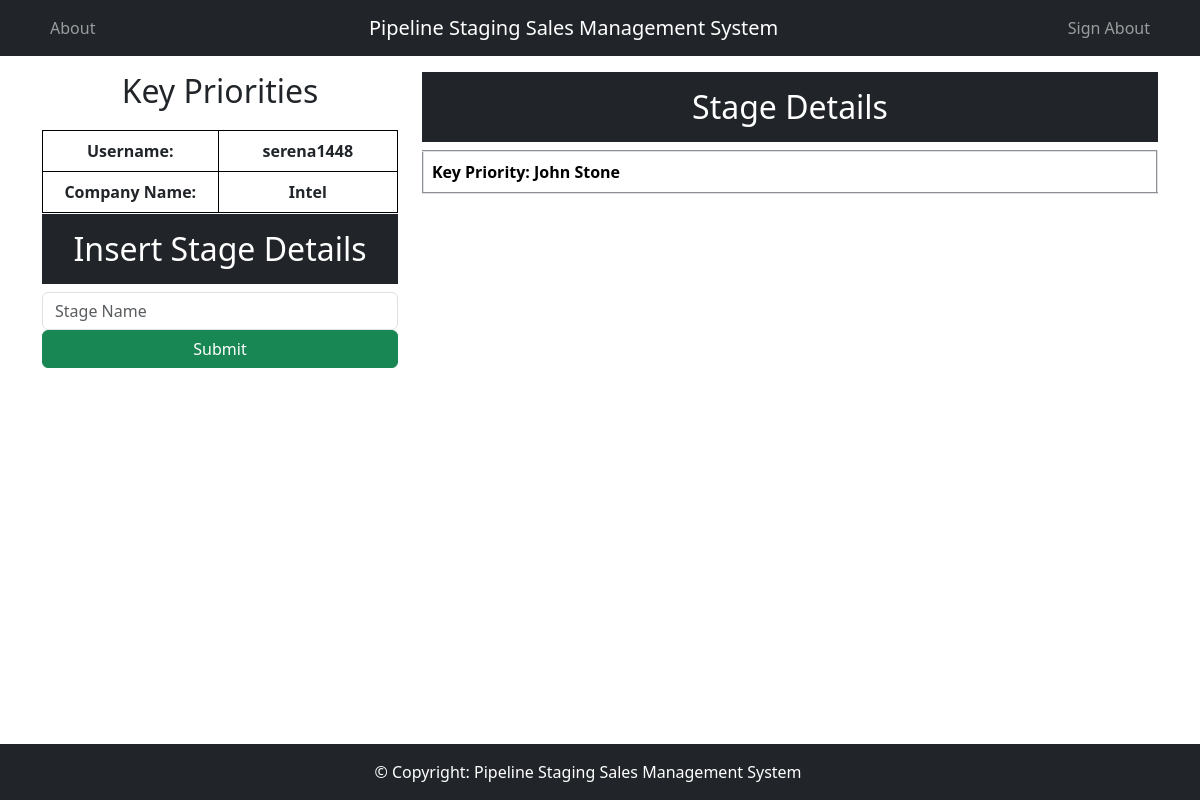
The page /SalesManagementSystemApp/KeyPriorities/CustService/serena1448/Intel/ on the database as committed earlier.
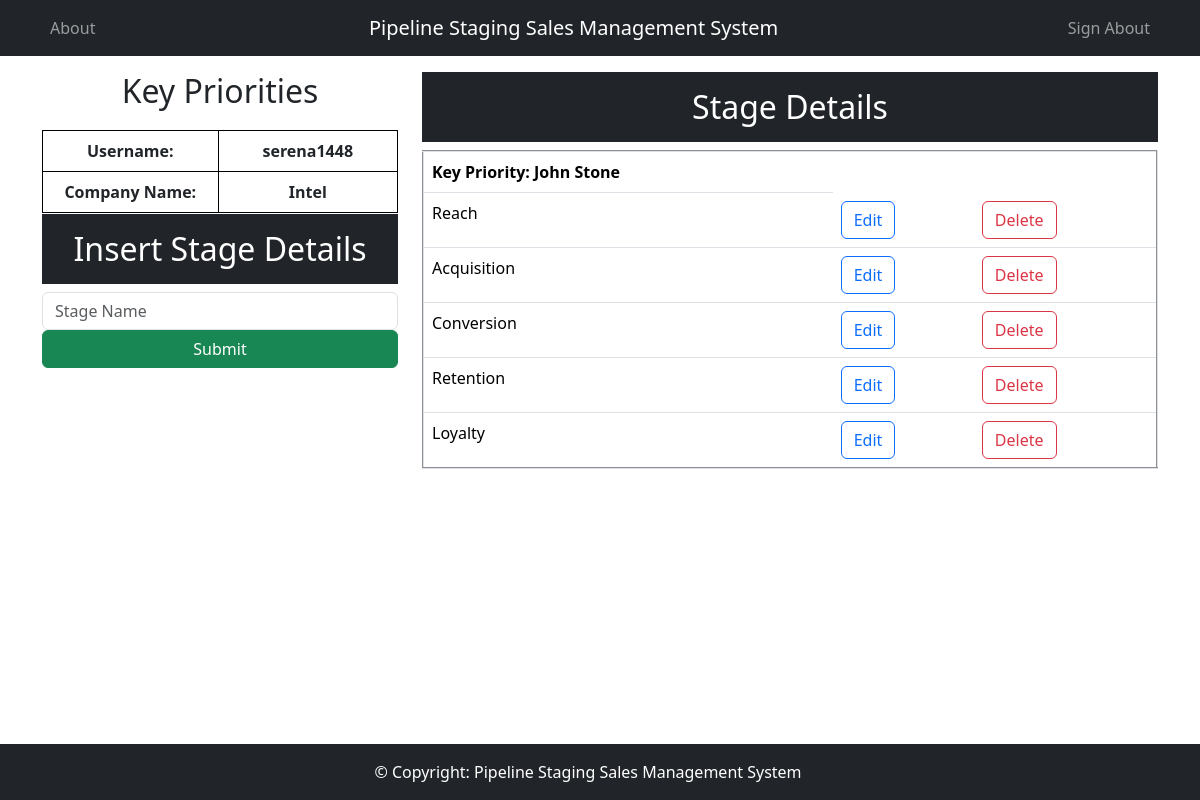
The same page on the database as committed later.
### SalesManagementSystemApp/models.py (models this page shows, shortened)
class CustServiceStage(models.Model):
    custom_stage = models.CharField(max_length=150)

### SalesManagementSystemApp/views.py (the view)
# urls.py: path('SalesManagementSystemApp/KeyPriorities/CustService/<str:username>/<str:company_name>/', views.CustServiceMethod, name = 'CustService'),
def CustServiceMethod(request, username, company_name):
    data = CustServiceStage.objects.all()
    context = {'data': data, 'username': username, 'company_name': company_name}
    return render(request, "SalesManagementSystemApp/CustService.html", context)

### SalesManagementSystemApp/templates/SalesManagementSystemApp/CustService.html (shortened to what this page needs)
{% load static %}
<!DOCTYPE HTML>
<html lang="en">
<head>
    <link href="https://cdn.jsdelivr.net/npm/bootstrap@5.3.3/dist/css/bootstrap.min.css" rel="stylesheet">
    <link rel="stylesheet" href="{% static 'SalesManagementSystemApp/css/newcustservicestyles.css' %}">
</head>
<body>
<nav class="navbar navbar-expand-lg navbar-dark bg-dark">
    <div class="container">
        <div class="collapse navbar-collapse justify-content-flex-start">
            <ul class="navbar-nav">
                 <li class="nav-item">
                    <a class="nav-link"
                href="{%url 'SalesManagementSystemApp:About'%}">About</a>
                </li>
            </ul>
        </div>
        <nav class="navbar-brand">Pipeline Staging Sales Management System</nav>
         <div class="collapse navbar-collapse justify-content-end">
             <ul class="navbar-nav">
               <li class="nav-item">
                    <a class="nav-link"
                href="{%url 'SalesManagementSystemApp:SignOut'%}">Sign About</a>
                </li>
        </div>
    </div>
  </nav>
{% block content %}
<div class="container mt-3">
    <div class="row">
        <div class="col-md-4">
            <div class="form-headingdetail">
                <h2>Key Priorities</h2>
            </div>
            <div class="tableusers">
                <table border="2">
                    <tbody>
                        <tr>
                            <td><b>Username:</b></td>
                            <td><b>{{ username }}</b></td>
                        </tr>
                        <tr>
                            <td><b>Company Name:</b></td>
                            <td><b>{{ company_name }}</b></td>
                        </tr>
                    </tbody>
                </table>
            </div>
        </div>
        <div class="col-md-8">
    <h2 class="text-center text-white bg-dark p-3">Stage Details</h2>
    <table class="table" border = "2">
        <thead>
            <tr>
                <th scope="col">Key Priority: John Stone</th>
            </tr>
        </thead>
        <tbody>
            {% for d in data %}
                <tr>
                    <td>{{ d.custom_stage }}</td>
                    <td><a type="button" href="{% url 'SalesManagementSystemApp:CustServiceTableUpdateStage' id=d.id username=username company_name=company_name  %}" class="btn btn-outline-primary">Edit</a></td>
                    <td><a type="button" href="{% url 'SalesManagementSystemApp:CustServiceTableDeleteStage' id=d.id username=username company_name=company_name %}" class="btn btn-outline-danger">Delete</a></td>
                </tr>
            {% endfor %}
        </tbody>
    </table>
</div>
<div class="fixed-container">
    <div class="container mt-1">
        <div class="row">
            <div class="col-md-4">
                <h2 class="text-center text-white bg-dark p-3">Insert Stage Details</h2>
                <form action="{% url 'SalesManagementSystemApp:CustServiceTableInsertStage' username=username company_name=company_name %}" method="POST">
                    <div class="form-group">
                        <input type="text" class="form-control" placeholder="Stage Name" name="custom_stage">
                    </div>
                    <div class="d-grid gap-2">
                        <button class="btn btn-success" type="submit">Submit</button>
                    </div>
                </form>
            </div>
        </div>
    </div>
</div>
 {% endblock content %}
<footer class="bg-dark text-white text-center text-lg-start fixed-bottom">
  <div class="container-fluid p-3 row justify-content-center">
    <div class="row">
     <div class="text-center">
       © Copyright: Pipeline Staging Sales Management System
     </div>
    </div>
  </div>
</footer>
  </body>
</html>

Rows that differ between the two databases and show on the page:
added CustServiceStage: custom_stage "Reach"
added CustServiceStage: custom_stage "Acquisition"
added CustServiceStage: custom_stage "Conversion"
added CustServiceStage: custom_stage "Retention"
added CustServiceStage: custom_stage "Loyalty"
